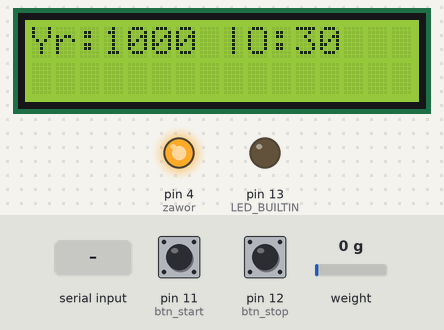
A sketch run on a simulated Arduino Uno, built with avr-gcc and run on an emulated ATmega328P. Parts: 16×2 character LCD, output pins drawn as LEDs (lit = HIGH). The test bench sets the inputs (shaded band); at power-on: pin 11 (btn_start) HIGH, weight on the scale 0 g, pin 12 (btn_stop) HIGH. What the sketch prints to the serial monitor is not drawn.

Above: at 6.2 s.
6.3 s: pin 11 (btn_start) pulled LOW for 3.2 s
At 10.3 s:
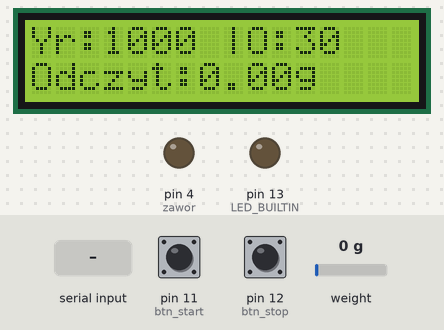
11.4 s: weight on the scale set to 896 g
At 12.9 s:
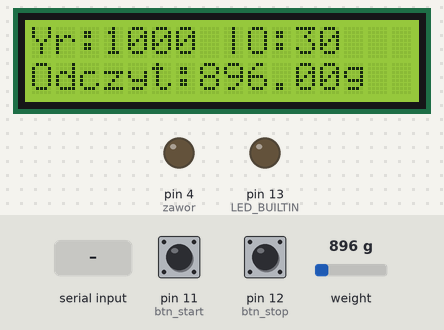
15.9 s: weight on the scale set to 1043 g
At 19.4 s:
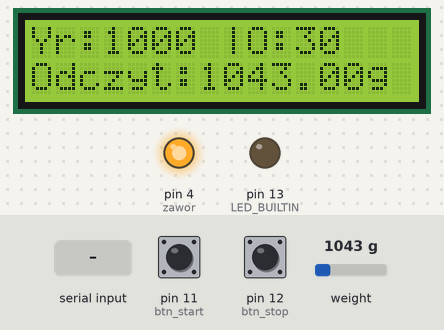
19.7 s: "y90;" received over the second serial link
At 20.1 s:
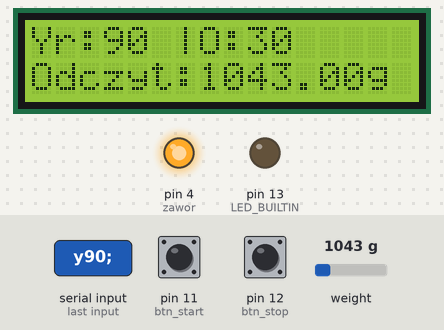
21.3 s: "o90;" received over the second serial link
At 22.3 s:
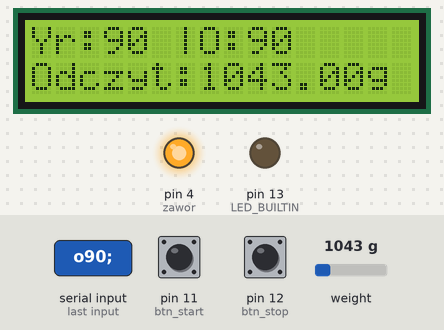
23.0 s: pin 11 (btn_start) pulled LOW for 1 s
At 26.6 s:
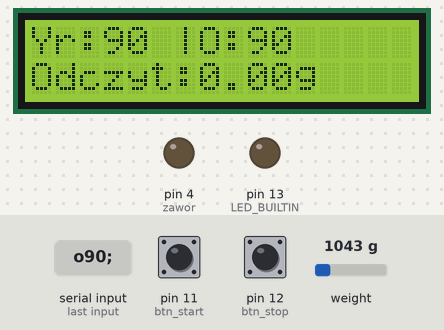
Timing chart, 0 to 28.1 s (numbered marks = the images above; inputs shaded):
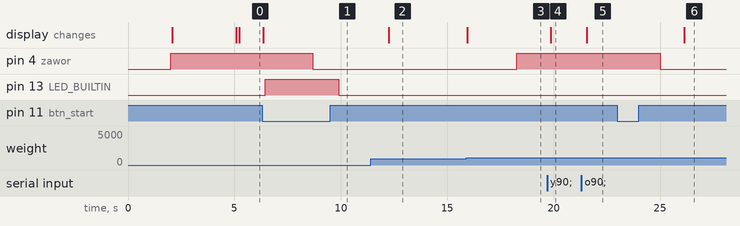

The sketch:

nalewak_v3_main.ino
```cpp
#include "HX711.h"
#include <stdio.h>
#include <Wire.h>
#include <LiquidCrystal_I2C.h>
#include <SoftwareSerial.h>

#define DOUT  2      //pin 3 Arduino i wyjście DAT czujnika
#define CLK  3          //pin 2 Arduino i wyjście CLK czujnika

#define zawor 4
#define btn_start 11
#define btn_stop 12

LiquidCrystal_I2C lcd(0x27, 16, 2);

HX711 scale(DOUT, CLK);

SoftwareSerial Serial_ESP(A1,A0); // A1 RX | A0 TX

float calibration_factor = 409910;     //współczynnik kalibracji

int machine_state_controller = 0;
int machine_state_nalewanie_enum = 0;
enum machine_state_controller_enum {
  hold = 0,
  go = 1
};
enum machine_state_nalewanie_enum {
  start = 0,
  go_nalewanie = 1,
  stop_ = 2
};

// ## btn start
int btn_start_odczyt;
int btn_start_prev=HIGH;
bool btn_start_changed=false;
long time_start = 0;
// ## btn stop
int btn_stop_odczyt;
int btn_stop_prev=HIGH;
bool btn_stop_changed=false;
long time_stop = 0;

long debounce = 200;
boolean DEBUG = true;
float waga_odczyt = 0;
int y_ref = 1000;
int waga_opoznienia = 30;
char waga_string[5];
long moment_pisania = 0;
bool change_y_ref_opoznienie = true;
bool show_calib_factor = false;
long show_calib_factor_time = 0;
int temp_factor;

class Communication {
public:
  int aktualne_polecenie=0;// 0 nie lej, 1 lej, 2 tare
  String bufor = "";
  bool order_came=false;
  char temp[50];
  String temp2;
  void interpret() {

    if(bufor == "") {
      return;
    }

    //Serial.println(bufor);
    bufor.toCharArray(temp,50);
    if( bufor[0] == 'y') {
      // ustawianie y_ref
      sscanf(temp,"%c%d;",&temp2,&y_ref);
      Serial.println("Ustawiam y_ref na " + String(y_ref));
      change_y_ref_opoznienie = true;
    }
    else if (bufor[0] == 'o') {
      //ustawiane opóźnień
      sscanf(temp,"%c%d;",&temp2,&waga_opoznienia);
      Serial.println("Opoznienie: " + String(waga_opoznienia));
      change_y_ref_opoznienie = true;
    }
    else if (bufor[0] == 's') {
      //set calibration factor
      sscanf(temp,"%c%d;",&temp2,(long) &calibration_factor);
      Serial.println("Calib_factor: " + String(calibration_factor));
      show_calib_factor_time = millis();
      show_calib_factor = true;
    }
    else if (bufor[0] == 'c') {
      //show calibration factor
      show_calib_factor_time = millis();
      show_calib_factor = true;
    }
    else {
      // start lub stop
      if(bufor == "tare") {
        aktualne_polecenie = 2;
        order_came=true;
      }
    }
    return;

  }
};
Communication Communication_ob;

void setup() {
  Wire.begin();
  Serial.begin(38400);
  Serial_ESP.begin(38400);
  scale.set_scale(calibration_factor);
  scale.tare();         //Resetuje skalę na 0

  long zero_factor = scale.read_average();     //Odczyt podstawy

  digitalWrite(zawor,HIGH);
  pinMode(zawor,OUTPUT);
  pinMode(btn_start,INPUT_PULLUP);
  pinMode(btn_stop,INPUT_PULLUP);
  pinMode(LED_BUILTIN,OUTPUT);

  lcd.begin();
  lcd.backlight();
  lcd.setCursor(0,0);
  lcd.print("Nalewak v3");
  lcd.setCursor(0,1);
  lcd.print("Daniel Rozycki");
  delay(3000);
  lcd.clear();
  Serial.println("Nalewak - start");
}

void loop() {
  // led
  waga_odczyt = (int) (scale.get_units()*1000);


// debug
  if( digitalRead(btn_start) == LOW || digitalRead(btn_stop) == LOW) {
    digitalWrite(LED_BUILTIN,HIGH);
  }
  else {
    digitalWrite(LED_BUILTIN,LOW);
  }

  if(change_y_ref_opoznienie) {
    change_y_ref_opoznienie = false;
    lcd.setCursor(0,0);
    lcd.print("                ");
    lcd.setCursor(0,0);
    lcd.print("Yr:"+String(y_ref)+" |O:"+String(waga_opoznienia));
  }

  Communication_ob.bufor = Serial_ESP.readStringUntil(';');
  Communication_ob.interpret();

//  if(Communication_ob.order_came && Communication_ob.aktualne_polecenie==2) {
//    Communication_ob.order_came = false;
//    scale.tare();
//    if (DEBUG) Serial.println("Taruje wage");
//  }

  switch(machine_state_controller) {
    case hold:
      // ### START ###
      if (digitalRead(btn_start) == LOW ) {
        machine_state_controller = go;
      }
      break;
    case go:
      switch(machine_state_nalewanie_enum) {
        case start:
          digitalWrite(zawor,LOW);
          scale.tare();
          if (DEBUG) Serial.println("Rozpoczynam nalewanie");
          machine_state_nalewanie_enum = go_nalewanie;
          break;
        case go_nalewanie:
          if (digitalRead(btn_stop) == LOW) {
            machine_state_nalewanie_enum = stop_;
          }
          if ( waga_odczyt > (y_ref - waga_opoznienia) ) {
            machine_state_nalewanie_enum = stop_;
          }
          break;
        case stop_:
          digitalWrite(zawor,HIGH);
          machine_state_nalewanie_enum = start;
          machine_state_controller = hold;
          if (DEBUG) Serial.println("Kończę nalewanie");
          break;
      }
      break;
  }

  if(millis() - moment_pisania > 300) {
    waga_odczyt = (int) (scale.get_units()*1000);
    lcd.setCursor(0,1);
    lcd.print("Odczyt:         ");
    lcd.setCursor(0,1);
    lcd.print("Odczyt:"+String(waga_odczyt)+"g");

    moment_pisania = millis();
  }
}
```

Measured:
- the behaviour switches between 970 and 971 g on weight on the scale (found by bisection; images 2 and 3)
- after the input at 6.3 s, pin 4 (zawor): HIGH → LOW after 2.4 s; pin 13 (LED_BUILTIN): LOW → HIGH after 0.15 s, → LOW 3.5 s later
- after the input at 11.4 s, the display: changes after 0.86 s (image 2)
- after the input at 15.9 s, pin 4 (zawor): LOW → HIGH after 2.4 s; the display: changes after 0.05 s (image 3)
- after the input at 19.7 s, the display: changes after 0.17 s (image 4)
- after the input at 21.3 s, the display: changes after 0.26 s (image 5)
- after the input at 23.0 s, pin 4 (zawor): HIGH → LOW after 2.0 s; the display: changes after 3.1 s (image 6)
